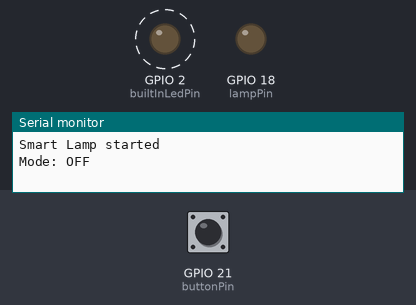
Bench run of a program on a simulated ESP32. Parts: output pins drawn as LEDs (lit = HIGH), the last lines printed to the serial monitor. Dashed ring = blinking. Inputs (shaded band) come from the test bench; at power-on: GPIO 21 (buttonPin) HIGH.

Above: at 1.2 s.
1.3 s: GPIO 21 (buttonPin) pulled LOW for 0.15 s
At 1.75 s:
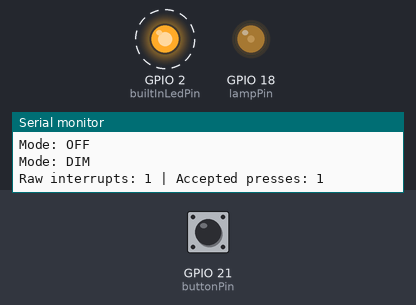
4.3 s: GPIO 21 (buttonPin) pulled LOW for 1 s
At 5.75 s:
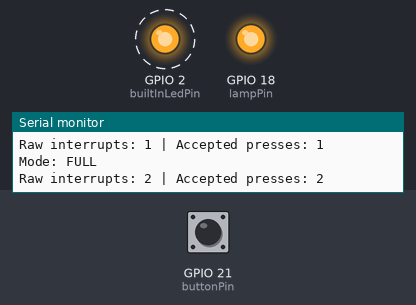
8.0 s: GPIO 21 (buttonPin) pulled LOW for 0.15 s
At 8.85 s:
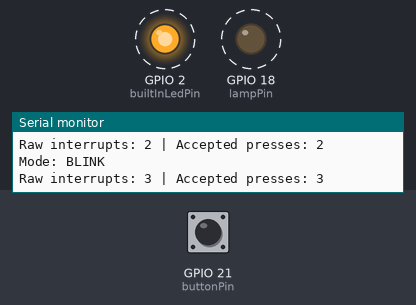
11.0 s: GPIO 21 (buttonPin) pulled LOW for 0.15 s
At 11.77 s:
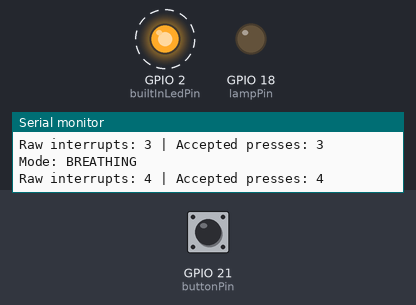
14.1 s: GPIO 21 (buttonPin) pulsed LOW 5 times (0.12 s each, 0.3 s apart)
At 17.7 s:
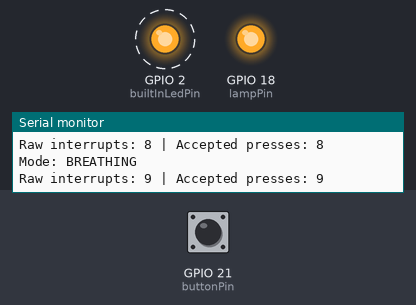
18.6 s: GPIO 21 (buttonPin) driven LOW
At 20.75 s:
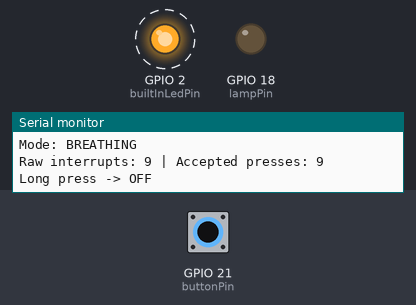
Timing chart, 0 to 22.6 s (numbered marks = the images above; inputs shaded):
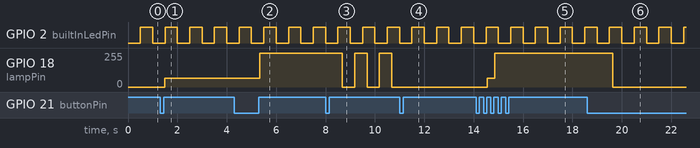

The program:

main.cpp
```cpp
/*
  Homework 4 - Smart Lamp Controller

  A lamp (external LED) controlled by one pushbutton, with 4 modes:
  OFF -> DIM -> FULL -> BLINK -> OFF ...
  Short press: next mode. Long press (>= 1000 ms): lamp OFF immediately.
  The built-in LED blinks independently as a system heartbeat.
  Button handling is interrupt-assisted: a FALLING interrupt starts
  a debounced validation, which runs until a stable release.

  Bonus B: BREATHING mode after BLINK (set extraModesEnabled = true).
  Bonus C: raw interrupt notifications vs accepted (debounced) presses
  are printed to the Serial Monitor.

  Circuit:
    - Pushbutton: GPIO21 <-> GND (internal pull-up, active LOW)
    - Lamp (external LED): GPIO18 -> LED -> 220 ohm -> GND
    - Heartbeat: built-in LED on GPIO2

  Author: Xhamani Christian
  Date: 04.11.2026
*/

#include <Arduino.h>

// Pins
const int buttonPin = 21;
const int lampPin = 18;
const int builtInLedPin = 2;

// Serial
const unsigned long serialBaudRate = 115200;

// Timing
const unsigned long debounceDelayMs = 30;
const unsigned long blinkIntervalMs = 500;
const unsigned long heartbeatIntervalMs = 500;
const unsigned long longPressThresholdMs = 1000;
const unsigned long breathingStepMs = 6;  // 255 steps * 6 ms = ~1.5 s up + ~1.5 s down

// PWM values for lamp (0-255)
const int offPwmValue = 0;
const int dimPwmValue = 64;
const int fullPwmValue = 255;

// Lamp operating modes
enum LampMode
{
  MODE_OFF,
  MODE_DIM,
  MODE_FULL,
  MODE_BLINK,
  MODE_BREATHING  // bonus, only reachable when extraModesEnabled is true
};

const int baseModeCount = 4;
const int extendedModeCount = 5;

// Bonus switch: false = only the mandatory 4 modes, true = extra modes too
const bool extraModesEnabled = true;

// Button state (debouncing)
int lastReading = HIGH;
int buttonState = HIGH;
unsigned long lastDebounceTime = 0;
unsigned int buttonPushCounter = 0;

// Interrupt-assisted button handling
volatile bool buttonEvent = false;             // set by the ISR (volatile: changes outside the normal program flow)
volatile unsigned long rawInterruptCount = 0;  // every ISR call, including bounce
bool buttonMonitoring = false;                 // true while the button is being validated after an interrupt

// Long press state
unsigned long pressStartTime = 0;
bool longPressHandled = false;

// Lamp state
LampMode currentMode = MODE_OFF;
bool blinkLampOn = false;
unsigned long lastBlinkToggleTime = 0;

// Breathing state (bonus)
int breathingPwm = 0;         // current brightness (0-255)
int breathingDirection = 1;   // +1 = getting brighter, -1 = getting dimmer
unsigned long lastBreathingStepTime = 0;

// Heartbeat state
bool heartbeatOn = false;
unsigned long lastHeartbeatToggleTime = 0;

// Function prototypes
void IRAM_ATTR handleButtonInterrupt();
void updateButton(unsigned long currentTime);
void onConfirmedPress(unsigned long currentTime);
void onConfirmedRelease(unsigned long currentTime);
void checkLongPress(unsigned long currentTime);
void updateLamp(unsigned long currentTime);
void updateHeartbeat(unsigned long currentTime);
LampMode getNextMode(LampMode mode);
const char *getModeName(LampMode mode);

void setup()
{
  pinMode(buttonPin, INPUT_PULLUP);
  pinMode(lampPin, OUTPUT);
  pinMode(builtInLedPin, OUTPUT);

  analogWrite(lampPin, offPwmValue);
  digitalWrite(builtInLedPin, LOW);

  Serial.begin(serialBaudRate);
  Serial.println("Smart Lamp started");
  Serial.print("Mode: ");
  Serial.println(getModeName(currentMode));

  // Initialize the button states from the actual input
  lastReading = digitalRead(buttonPin);
  buttonState = lastReading;

  // Start all timers from now
  lastDebounceTime = millis();
  lastHeartbeatToggleTime = millis();

  // FALLING = HIGH -> LOW = possible button press
  attachInterrupt(digitalPinToInterrupt(buttonPin), handleButtonInterrupt, FALLING);
}

void loop()
{
  unsigned long currentTime = millis();
  updateButton(currentTime);
  updateLamp(currentTime);
  updateHeartbeat(currentTime);
}

// ISR: record the event and count it
void IRAM_ATTR handleButtonInterrupt()
{
  buttonEvent = true;
  rawInterruptCount++;
}

// Wait for an interrupt, then debounce the button until a stable release
void updateButton(unsigned long currentTime)
{
  // 1. IDLE: wait for the interrupt notification, do not poll the button
  if (!buttonMonitoring)
  {
    if (buttonEvent)
    {
      buttonEvent = false;
      buttonMonitoring = true;
      lastReading = digitalRead(buttonPin);
      lastDebounceTime = currentTime;
    }
    else
    {
      return;
    }
  }

  // 2. MONITORING: software debounce (polling)
  int reading = digitalRead(buttonPin);

  // Reset the debounce timer whenever the raw input changes
  if (reading != lastReading)
  {
    lastDebounceTime = currentTime;
  }

  // Accept a new button state only after it remains stable
  if (currentTime - lastDebounceTime >= debounceDelayMs)
  {
    if (reading != buttonState)
    {
      buttonState = reading;

      if (buttonState == HIGH)
      {
        onConfirmedRelease(currentTime);
      }
      else
      {
        onConfirmedPress(currentTime);
      }
    }
  }

  lastReading = reading;

  // Runs on every loop while monitoring, not only on state changes
  checkLongPress(currentTime);

  // 3. Back to IDLE after a stable release (also ends false alarms)
  if (buttonState == HIGH && reading == HIGH &&
      currentTime - lastDebounceTime >= debounceDelayMs)
  {
    buttonMonitoring = false;
    buttonEvent = false;  // discard interrupts caused by bounce during this interaction
  }
}

void onConfirmedPress(unsigned long currentTime)
{
  pressStartTime = currentTime;
  longPressHandled = false;
}

void onConfirmedRelease(unsigned long currentTime)
{
  buttonPushCounter++;

  // A release after a long press must not change the mode again
  if (longPressHandled == false)
  {
    currentMode = getNextMode(currentMode);
    Serial.print("Mode: ");
    Serial.println(getModeName(currentMode));

    // Start a fresh blink cycle when entering BLINK
    if (currentMode == MODE_BLINK)
    {
      blinkLampOn = true;
      lastBlinkToggleTime = currentTime;
    }

    // Start breathing from dark when entering BREATHING
    if (currentMode == MODE_BREATHING)
    {
      breathingPwm = offPwmValue;
      breathingDirection = 1;
      lastBreathingStepTime = currentTime;
    }
  }

  // Compare raw interrupt notifications with accepted (debounced) presses
  Serial.print("Raw interrupts: ");
  Serial.print(rawInterruptCount);
  Serial.print(" | Accepted presses: ");
  Serial.println(buttonPushCounter);
}

// While the button is held, switch the lamp OFF once after longPressThresholdMs
void checkLongPress(unsigned long currentTime)
{
  if (buttonState == LOW && !longPressHandled)
  {
    if (currentTime - pressStartTime >= longPressThresholdMs)
    {
      currentMode = MODE_OFF;
      Serial.println("Long press -> OFF");
      longPressHandled = true;
    }
  }
}

// Drive the lamp according to the current mode
void updateLamp(unsigned long currentTime)
{
  switch (currentMode)
  {
  case MODE_OFF:
    analogWrite(lampPin, offPwmValue);
    break;
  case MODE_DIM:
    analogWrite(lampPin, dimPwmValue);
    break;
  case MODE_FULL:
    analogWrite(lampPin, fullPwmValue);
    break;
  case MODE_BLINK:
    // Toggle the lamp every blinkIntervalMs
    if (currentTime - lastBlinkToggleTime >= blinkIntervalMs)
    {
      lastBlinkToggleTime = currentTime;
      blinkLampOn = !blinkLampOn;
    }

    // Write the current blink state to the lamp
    if (blinkLampOn)
    {
      analogWrite(lampPin, fullPwmValue);
    }
    else
    {
      analogWrite(lampPin, offPwmValue);
    }
    break;
  case MODE_BREATHING:
    // Move the brightness one step every breathingStepMs
    if (currentTime - lastBreathingStepTime >= breathingStepMs)
    {
      lastBreathingStepTime = currentTime;
      breathingPwm += breathingDirection;

      // Reverse direction at the limits
      if (breathingPwm >= fullPwmValue)
      {
        breathingPwm = fullPwmValue;
        breathingDirection = -1;
      }
      else if (breathingPwm <= offPwmValue)
      {
        breathingPwm = offPwmValue;
        breathingDirection = 1;
      }
    }
    analogWrite(lampPin, breathingPwm);
    break;
  default:
    analogWrite(lampPin, offPwmValue);
    break;
  }
}

// Toggle the built-in LED every heartbeatIntervalMs, in every mode
void updateHeartbeat(unsigned long currentTime)
{
  if (currentTime - lastHeartbeatToggleTime >= heartbeatIntervalMs)
  {
    lastHeartbeatToggleTime = currentTime;
    heartbeatOn = !heartbeatOn;
    digitalWrite(builtInLedPin, heartbeatOn);
  }
}

// Return the next mode: OFF -> DIM -> FULL -> BLINK (-> BREATHING if extra modes are enabled) -> OFF
LampMode getNextMode(LampMode mode)
{
  int activeModeCount = extraModesEnabled ? extendedModeCount : baseModeCount;
  return (LampMode)((mode + 1) % activeModeCount);
}

// Return a readable name for a mode (Serial output)
const char *getModeName(LampMode mode)
{
  switch (mode)
  {
  case MODE_OFF:
    return "OFF";
  case MODE_DIM:
    return "DIM";
  case MODE_FULL:
    return "FULL";
  case MODE_BLINK:
    return "BLINK";
  case MODE_BREATHING:
    return "BREATHING";
  default:
    return "UNKNOWN";
  }
}
```

Measured:
- after the input at 1.3 s, GPIO 18 (lampPin): 0/255 → 64/255 after 0.18 s
- after the input at 4.3 s, GPIO 18 (lampPin): 64/255 → 255/255 after 1.0 s
- after the input at 8.0 s, GPIO 18 (lampPin): alternates 255/255 for 0.50 s and 0/255 for 0.50 s, starting after 0.68 s
- after the input at 11.0 s, GPIO 18 (lampPin): stops changing and stays 0/255
- after the input at 14.1 s, GPIO 18 (lampPin): 0/255 → 64/255 after 0.45 s, → 255/255 0.30 s later
- after the input at 18.6 s, GPIO 18 (lampPin): 255/255 → 0/255 after 1.0 s
- by itself, GPIO 2 (builtInLedPin): alternates HIGH for 0.50 s and LOW for 0.50 s
